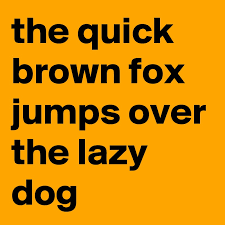
#> input picture OCR/sample.png, 225 x 225 px, found by its file name
$ jupyter execute --allow-errors Optical_Character_Recognition.ipynb
#> lines starting #> are read from the running program, lines starting #| are printed output that depends on the picture; after the words box and inside, x2 and y2 are one past the last pixel; in counts of white or black regions, pixels touching at a corner belong together
[cell 1]
import cv2
import pytesseract

[cell 2]
img = cv2.imread("E:\OCV\OCR\sample.png")
#> img is the input picture: shape (225, 225, 3); mean B, G, R 1.8, 137.8, 211.2
img.shape
#> Out = (225, 225, 3)

[cell 3]
# pytesseract.pytesseract.tesseract_cmd = r"C:\Program Files\Tesseract-OCR\tesseract.exe"

#> (a cell that did not finish here is left out)

#> (a cell that did not finish here is left out)

#> (a cell that did not finish here is left out)

#> (a cell that did not finish here is left out)

[cell 8]
image = cv2.imread('E:\OCV\OCR\sample.png')
gray = cv2.cvtColor(image, cv2.COLOR_BGR2GRAY)
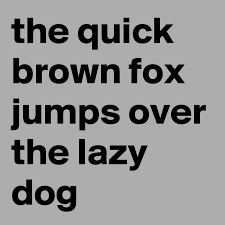
#> gray: shape (225, 225); min 0, max 181, mean 144.4
thresh = cv2.threshold(gray, 0, 255, cv2.THRESH_BINARY_INV + cv2.THRESH_OTSU)[1]
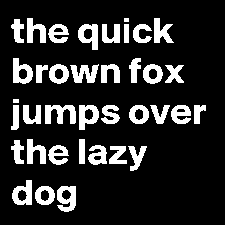
#> thresh: shape (225, 225); 16.7% white; 37 white regions

# Draw bounding boxes
cnts = cv2.findContours(thresh, cv2.RETR_EXTERNAL, cv2.CHAIN_APPROX_SIMPLE)
#> cnts = 37 contours, 2 with area under 20; largest, box (x1, y1, x2, y2) and area: (57, 186, 76, 212) 358, (78, 24, 98, 50) 345, (13, 58, 33, 84) 344, (79, 105, 99, 130) 342, (12, 180, 32, 205) 340
cnts = cnts[0] if len(cnts) == 2 else cnts[1]
for c in cnts:
    x,y,w,h = cv2.boundingRect(c)
    cv2.rectangle(image, (x, y), (x + w, y + h), (360,255,12), 2)
#> this loop made 37 passes
#> (x, y, w, h) on passes 1, 2, 3, 4, 5, 6, 7, 8, 10, 11, 12, 13: (57, 186, 19, 26), (35, 186, 20, 19), (12, 180, 20, 25), (128, 146, 19, 25), (109, 146, 18, 18), (88, 145, 19, 20), (48, 145, 21, 20), (11, 140, 13, 24), (27, 139, 19, 25), (194, 105, 12, 19), (171, 105, 20, 19), (150, 105, 20, 19)
#> (c, x, y, w, h) on passes 9, 20, 30, 36: ([[79, 139], [79, 163], [84, 163], [84, 139]], 79, 139, 6, 25), ([[13, 99], [13, 102], [18, 102], [18, 99]], 13, 99, 6, 4), ([[124, 24], [124, 42], [128, 42], [128, 24]], 124, 24, 5, 19), ([[124, 18], [124, 21], [128, 21], [128, 18]], 124, 18, 5, 4)
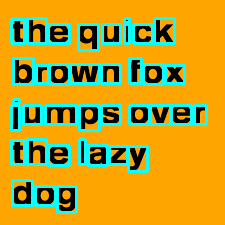
#> image: shape (225, 225, 3); 15.5% of pixels changed, all inside (x1, y1, x2, y2) = (10, 17, 208, 214)

# OCR
# print(data)

cv2.imshow('thresh', thresh)
cv2.imshow('image', image)
cv2.waitKey()
cv2.destroyAllWindows()
